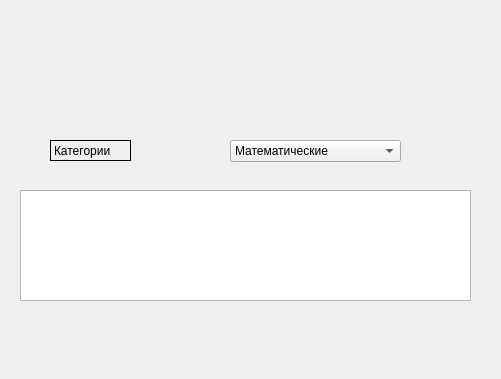
<?xml version="1.0" encoding="UTF-8"?>
<ui version="4.0">
 <class>Functions</class>
 <widget class="QMainWindow" name="Functions">
  <property name="geometry">
   <rect>
    <x>0</x>
    <y>0</y>
    <width>501</width>
    <height>379</height>
   </rect>
  </property>
  <property name="windowTitle">
   <string>MainWindow</string>
  </property>
  <widget class="QWidget" name="centralwidget">
   <widget class="QListWidget" name="listWidget">
    <property name="geometry">
     <rect>
      <x>20</x>
      <y>190</y>
      <width>451</width>
      <height>111</height>
     </rect>
    </property>
   </widget>
   <widget class="QComboBox" name="comboBox">
    <property name="geometry">
     <rect>
      <x>230</x>
      <y>140</y>
      <width>171</width>
      <height>22</height>
     </rect>
    </property>
    <item>
     <property name="text">
      <string>Математические</string>
     </property>
    </item>
   </widget>
   <widget class="QLabel" name="label">
    <property name="geometry">
     <rect>
      <x>50</x>
      <y>140</y>
      <width>81</width>
      <height>21</height>
     </rect>
    </property>
    <property name="frameShape">
     <enum>QFrame::Panel</enum>
    </property>
    <property name="text">
     <string>Категории</string>
    </property>
   </widget>
  </widget>
 </widget>
 <resources/>
 <connections/>
</ui>
